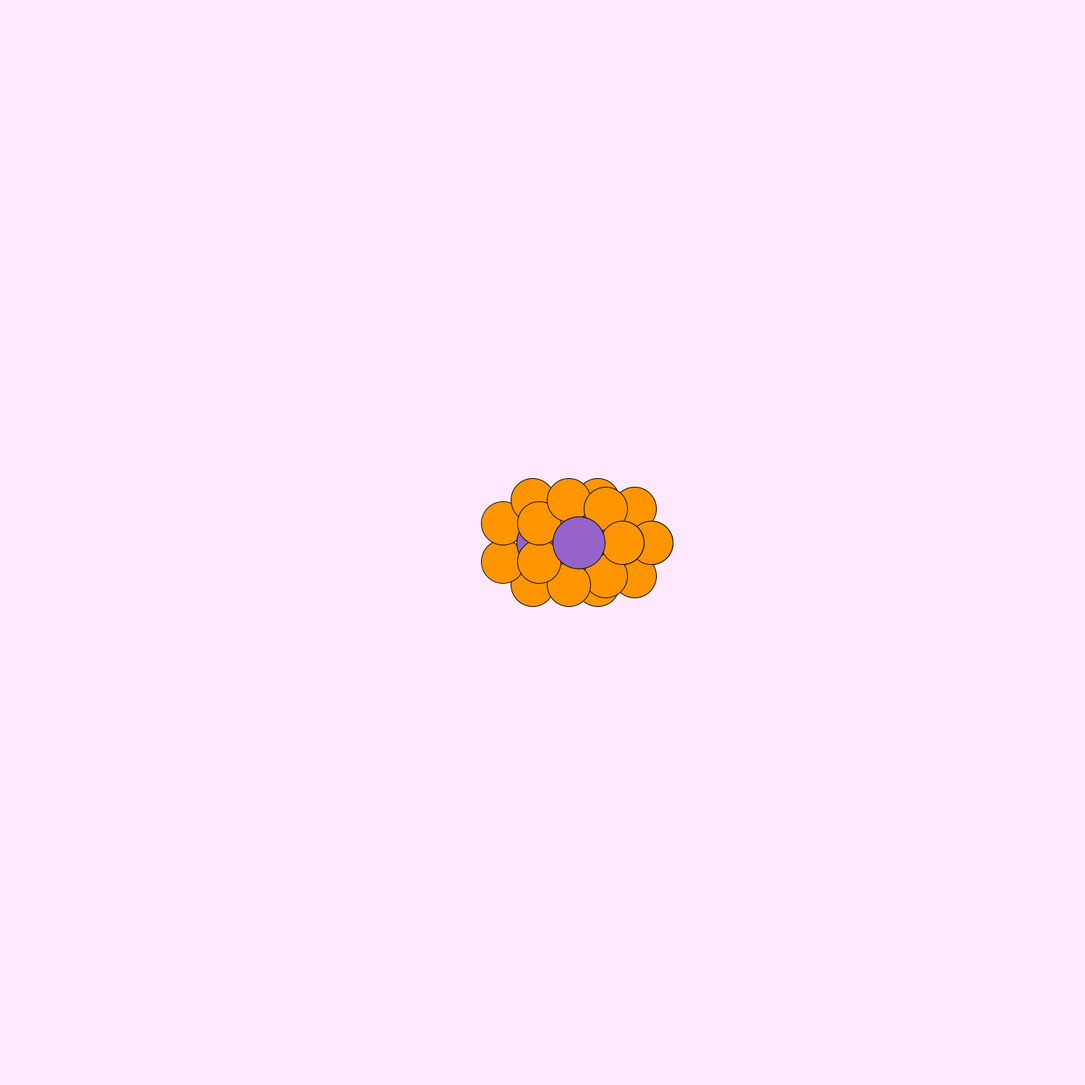
Frame 1 (no input)
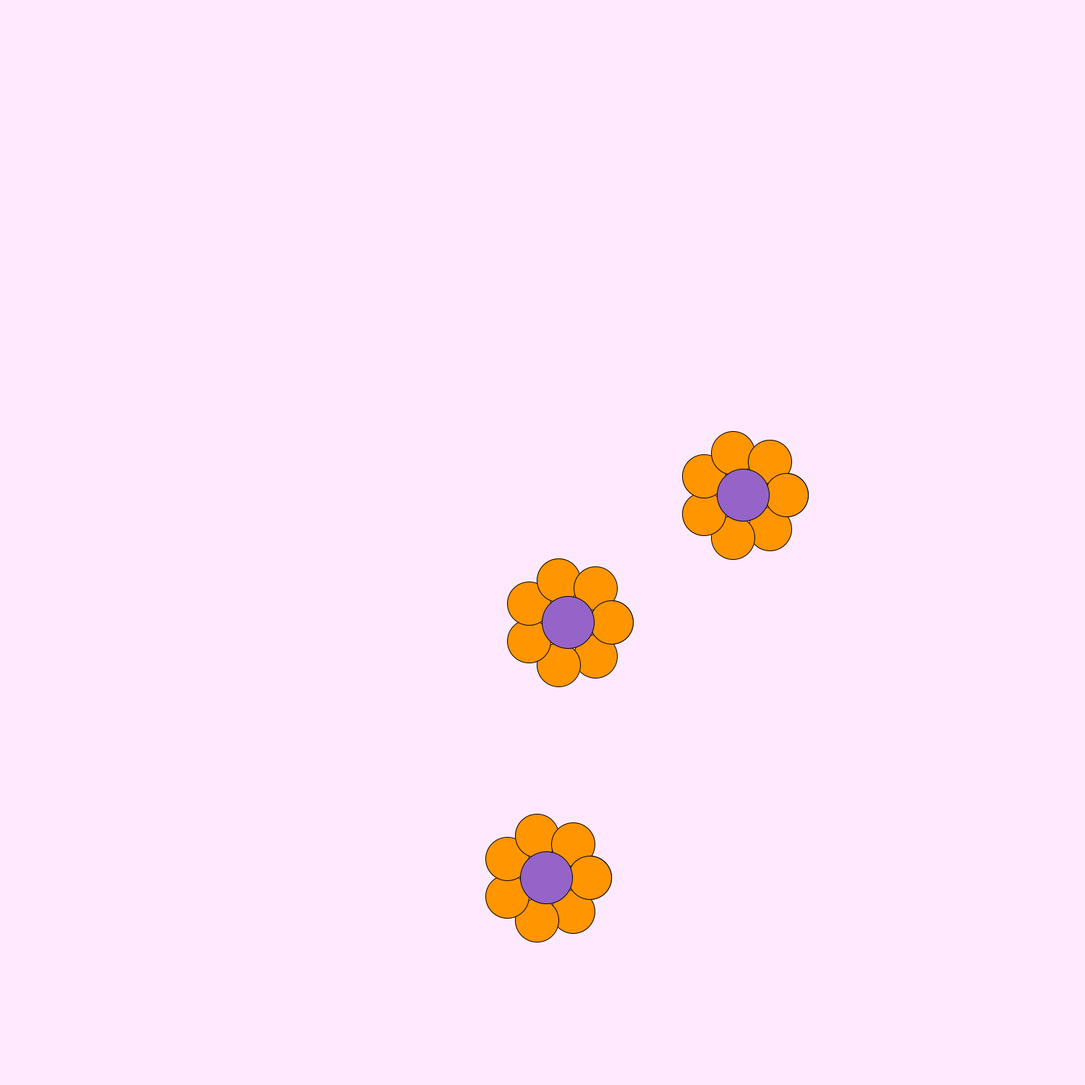
Frame 60 (the mouse pressed at the canvas centre just before this capture)
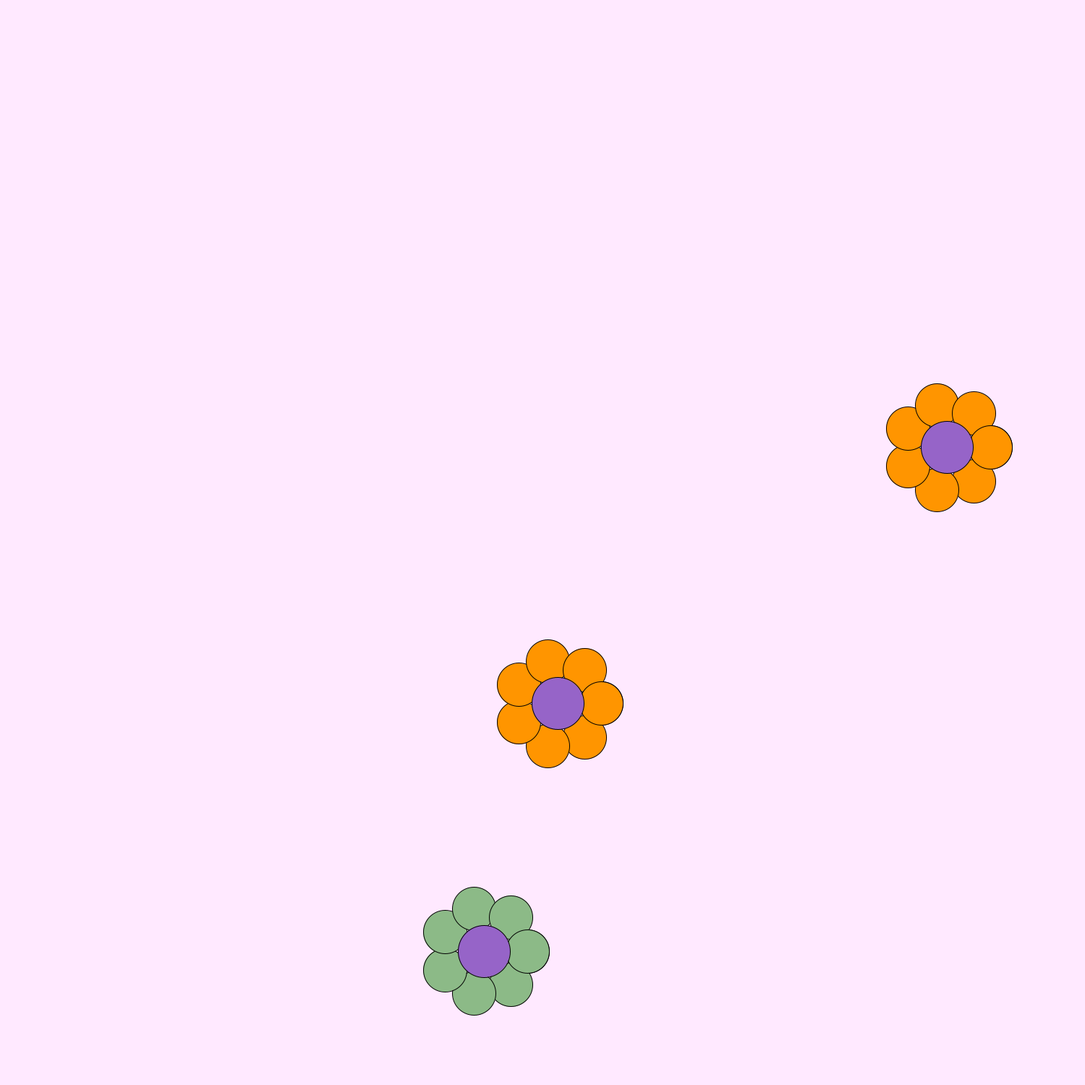
Frame 120 (the mouse held since frame 60 and released just before this capture)

The Processing sketch that drew these frames (run headless with seeded random() and noise(); from frame 60 on, the mouse is pressed at the canvas centre):

// Processing sketch: FlowerClass
// ── FlowerClass.pde
// Credit to Lukas Harkamp for helping ^_^
class Flower {

  // Float variabler
  float r;
  float x; 
  float y;
  float SpeedX = random(-5, 10);
  float SpeedY = random(-5, 10);

  // Integer variabler
  int n_petals;
  int petalColor;

  Flower(float temp_r, int temp_n_petals, float temp_x, float temp_y, int temp_petalColor) {
    r = temp_r;
    n_petals = temp_n_petals;
    x = temp_x;
    y = temp_y;
    petalColor = temp_petalColor;
  }

  void display () {
    float CenterX;
    float CenterY;

    fill(petalColor);
    for (float i=0; i<PI*2; i+=2*PI/n_petals) {
      CenterX = x + r*cos(i);
      CenterY = y + r*sin(i);

      ellipse(CenterX, CenterY, r, r);
    }

    fill(150, 100, 200);
    ellipse(x, y, r*1.2, r*1.2);
  }

  // Der laves 3 forskellige move classes, da de ikke skal bevæge sig med samme hastighed
  void move() {    // Class for at give bevægelse til x og y koordinatet
    x += SpeedX;
    y += SpeedY;
  }

  void move2 () {    // Class for at give bevægelse til x og y koordinatet
    x += SpeedX;
    y += SpeedY;
  }

  void move3 () {    // Class for at give bevægelse til x og y koordinatet
    x += SpeedX;
    y += SpeedY;
  }

  void boundaries() {    // Class for at blomsterne bouncer på siderne af canvas
    if (x > width || x < 0) {
      SpeedX = SpeedX * -1.05;
    }
    if (y > height || y < 0) {
      SpeedY = SpeedY * -1.05;
    }
  }

  void ColorChange() {    // Class for at blomsterne skifter farver når de rammer en af siderne
    if (x > width || x < 0) {
      petalColor = int(random(#000000, #FFFFFF));
    }
    if (y > height || y < 0) {
      petalColor = int(random(#000000, #FFFFFF));
    }
  }
}

// ── Flower_Homework.pde
Flower myFlower1;    // Den første flower class
Flower myFlower2;    // Den anden flower class
Flower myFlower3;    // Den tredje flower class

void setup() {
  size(1500, 1500);    // Canvas size

  // Integer variabler
  int r = 60;
  int petals = 7;
  int pc = #FF9500;
  
  // Float variabler
  float x = width/2;
  float y = height/2;
  
  // Fremkaldning af myFlower1- 2 og 3. Hvorved der gives nye variabler
  myFlower1 = new Flower(r, petals, x, y, pc);
  myFlower2 = new Flower(r, petals, x+random(-100, 100), y, pc);
  myFlower3 = new Flower(r, petals, x+50, y, pc);
}

void draw() {
  background(#FFE9FF);    // Canvas farve

  // Sammensætning af classes med myFlower1
  myFlower1.display();
  myFlower1.move();
  myFlower1.boundaries();
  myFlower1.ColorChange();

  // Sammensætning af classes med myFlower2
  myFlower2.display();
  myFlower2.move2();
  myFlower2.boundaries();
  myFlower2.ColorChange();

  // Sammensætning af classes med myFlower3
  myFlower3.display();  
  myFlower3.move3();
  myFlower3.boundaries();
  myFlower3.ColorChange();
}
